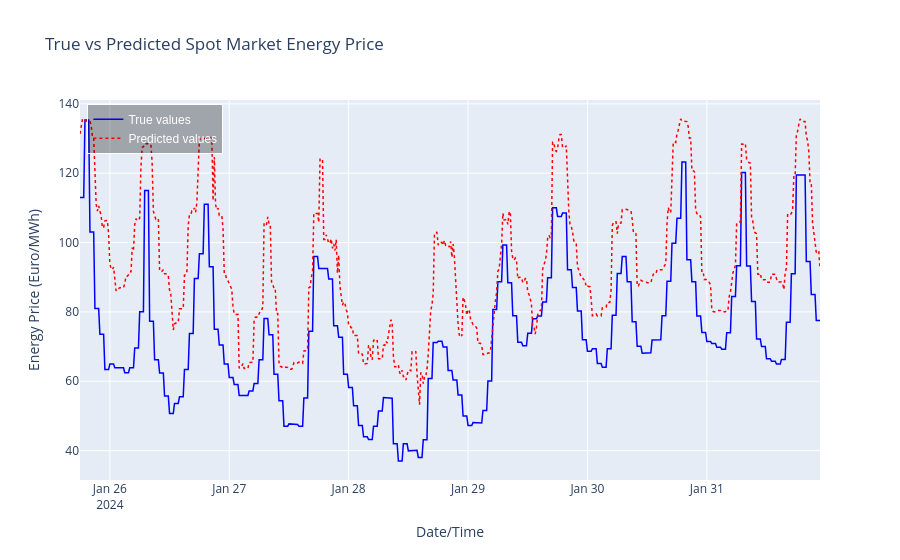

The cell this chart's notebook holds for it:
### Code cell
prediction_plot(y_test, y_predict_v1)

### Figure 1 — Plotly figure (JSON) as saved in the notebook; plotly's stock layout.template omitted (floating-point values rounded to 4 significant figures; data arrays with more than 128 entries replaced by an {"elided": "..."} marker saying what was removed)
{"data": [{"line": {"color": "blue", "width": 1.5}, "mode": "lines", "name": "True values", "type": "scatter", "x": {"elided": "596 str values"}, "y": {"elided": "596 float values"}}, {"line": {"color": "red", "dash": "dot", "width": 1.5}, "mode": "lines", "name": "Predicted values", "type": "scatter", "x": {"elided": "596 str values"}, "y": {"elided": "596 float values"}}], "layout": {"hovermode": "x unified", "legend": {"bgcolor": "rgba(0, 0, 0, 0.3)", "bordercolor": "white", "borderwidth": 1, "font": {"color": "white", "family": "Arial", "size": 12}, "traceorder": "normal", "x": 0.01, "y": 0.99}, "title": {"text": "True vs Predicted Spot Market Energy Price"}, "xaxis": {"title": {"text": "Date/Time"}}, "yaxis": {"title": {"text": "Energy Price (Euro/MWh)"}}}}
